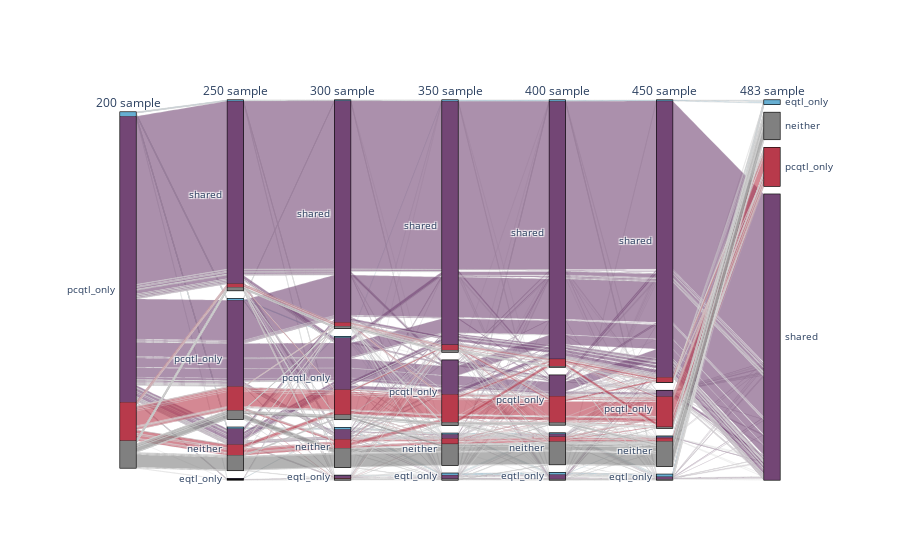

The code cell stored with this chart in its notebook:
### Code cell
nominal_200_pc = nominal_df[nominal_df['exclusive_label_200']=='pcqtl_only']

# Create dimensions
dimensions = []
for sample_size in [200,250,300, 350, 400, 450]:
    dimensions.append(go.parcats.Dimension(
        values=nominal_200_pc[f'exclusive_label_{sample_size}'],
        categoryorder='category descending', label=f"{sample_size} sample"))

dimensions.append(go.parcats.Dimension(
    values=nominal_200_pc.exclusive_label,
    categoryorder='category ascending', label="{} sample".format(final_sample_size)))

# colors based on orig group
color_map = {'pcqtl_only':'#B83A4B', 'eqtl_only':'#67AFD2', 'shared':'#734675', 'neither':'grey'}
color = [color_map[label] for label in nominal_200_pc.exclusive_label]


fig = go.Figure(data = [go.Parcats(dimensions=dimensions,
        line={'color': color},
        hoveron='color', hoverinfo='count+probability',
        arrangement='freeform')])

fig.show()

### Figure 1 — Plotly figure (JSON) as saved in the notebook; plotly's stock layout.template omitted (floating-point values rounded to 4 significant figures; data arrays with more than 128 entries replaced by an {"elided": "..."} marker saying what was removed)
{"data": [{"arrangement": "freeform", "dimensions": [{"categoryorder": "category descending", "label": "200 sample", "values": {"elided": "10719 str values"}}, {"categoryorder": "category descending", "label": "250 sample", "values": {"elided": "10719 str values"}}, {"categoryorder": "category descending", "label": "300 sample", "values": {"elided": "10719 str values"}}, {"categoryorder": "category descending", "label": "350 sample", "values": {"elided": "10719 str values"}}, {"categoryorder": "category descending", "label": "400 sample", "values": {"elided": "10719 str values"}}, {"categoryorder": "category descending", "label": "450 sample", "values": {"elided": "10719 str values"}}, {"categoryorder": "category ascending", "label": "483 sample", "values": {"elided": "10719 str values"}}], "hoverinfo": "count+probability", "hoveron": "color", "line": {"color": {"elided": "10719 str values"}}, "type": "parcats"}], "layout": {}}
